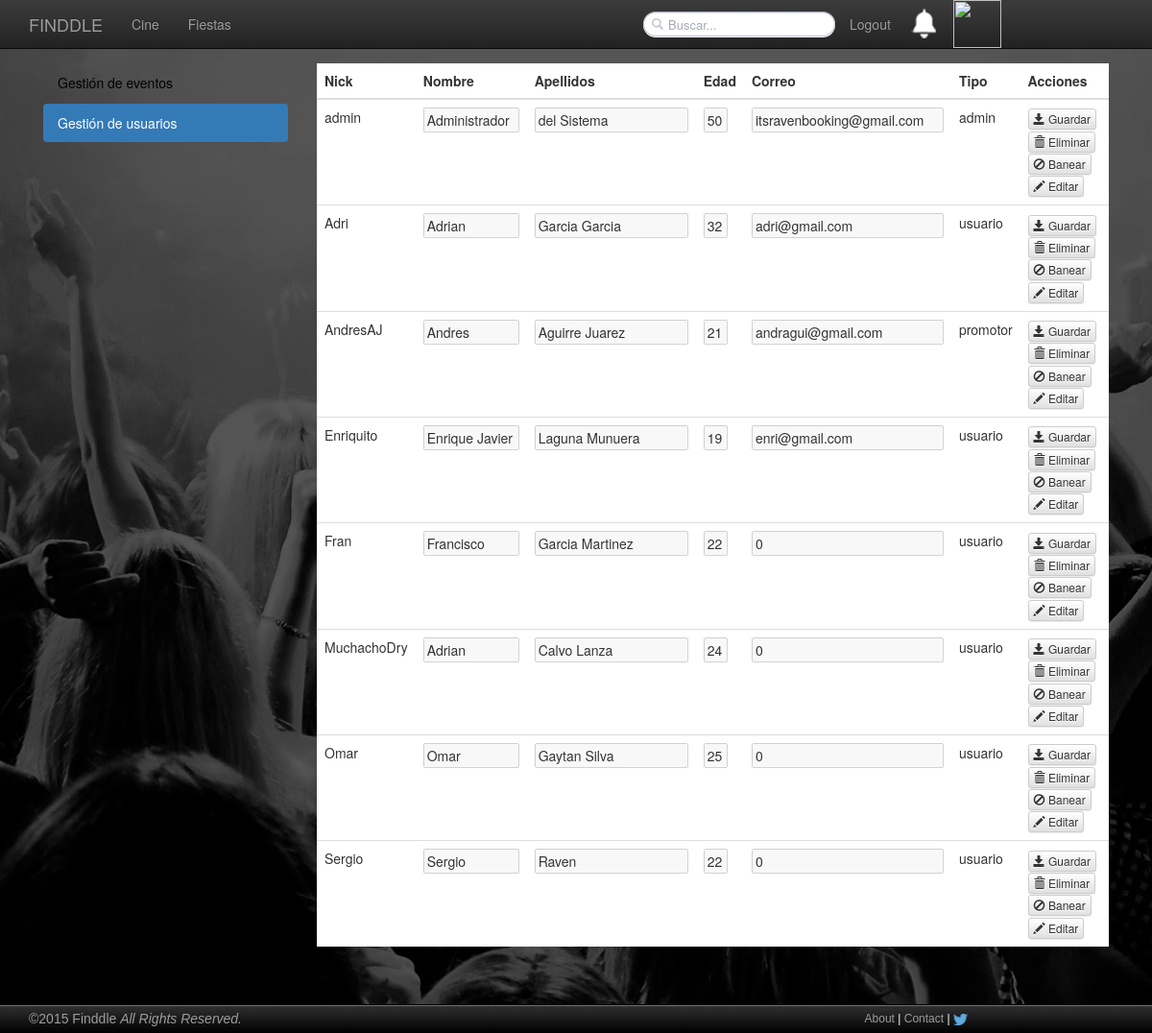
Screenshot of /vistaadministradorusuarios.php (signed in) with the database file from the repository.
### tables this page shows
CREATE TABLE IF NOT EXISTS `usuarios` (
  `Nick` varchar(100) NOT NULL,
  `Contrasena` varchar(60) NOT NULL,
  `Correo` varchar(100) NOT NULL,
  `Nombre` varchar(100) NOT NULL,
  `Apellidos` varchar(100) NOT NULL,
  `Edad` int(11) NOT NULL,
  `Avatar` varchar(40) DEFAULT NULL,
  `Tipo` enum('usuario','admin','promotor','banned') NOT NULL
);

### includes/php/usuariosBD.php (called while the page is built, shortened)
<?php
require_once(__DIR__."/config.php");
function getUsuarios(){
	global $mysqli;
	$usuarios = null;
	$pst = $mysqli->prepare("SELECT * FROM usuarios ;");
	$pst->execute();
	$result = $pst->get_result();
	while($row = $result->fetch_array(MYSQLI_ASSOC)){
		$usuarios[] = $row;
	}
	return $usuarios;
}
?>

### vistaadministradorusuarios.php (the view, shortened to what this page needs)
<?php require_once(__DIR__.'/includes/php/config.php');?>
<?php require_once(__DIR__.'/includes/php/usuariosBD.php');?>
<!DOCTYPE html>
<html>
  <head>
    <link rel="stylesheet" type="text/css" href="<?= ROOT_DIR?>/includes/css/bootstrap.css">
    <link rel="stylesheet" type="text/css" href="<?= ROOT_DIR?>/includes/css/bootstrap-theme.min.css">
    <link rel="stylesheet" type="text/css" href="<?= ROOT_DIR?>/includes/css/mycss.css">
</head>
<body>
  <?php require(__DIR__.'/includes/php/header.php');?>
  <div class="main">
    <div class="container">
      <div class="sidebar-left container-fixed col-xs-4 col-sm-4 col-md-3 ">
        <ul class="nav nav-pills nav-stacked nav-pills-stacked-example">
          <li role="presentation"><a href="<?= ROOT_DIR?>/administrar/eventos">Gestión de eventos</a></li>
          <li role="presentation" class="active"><a href="<?= ROOT_DIR?>/administrar/usuarios">Gestión de usuarios</a></li>
        </ul>
      </div>
      <div class="container-fixed col-xs-8 col-sm-8 col-md-9">
        <div class="table table-responsive table table-hover">
          <table class="table">
           <thead>
                <tr>
                  <th>Nick</th>
                  <th>Nombre</th>
                  <th>Apellidos</th>
                  <th>Edad</th>
                  <th>Correo</th>
                  <th>Tipo</th>
                  <th>Acciones</th>
                </tr>
              </thead>
              <tbody>
              <?php
              $usuarios = getUsuarios();
                foreach ($usuarios as $user) {
                  if($user['Nick'] != "UsuarioAnonimo"){
                  echo '<tr id="r_'.$user['Nick'].'">';
                  echo '<td>'.$user['Nick'].'</td>';
                  echo '<td><input class="nombreInput" text="submit" disabled ="true" name="role" id="nombreUsuario" value="'.$user['Nombre'].'"/></td>';
                  echo '<td><input class="apellidosInput" text="submit" disabled ="true" name="role" id="apellidosUsuario" value="'.$user['Apellidos'].'"/></td>';
                  echo '<td><input class="edadInput" text="submit" disabled ="true" name="role" id="edadUsuario" value="'.$user['Edad'].'"/></td>';
                  echo '<td><input class="datosInput" text="submit" disabled ="true" name="role" id="correoUsuario" value="'.$user['Correo'].'"/></td>';
                  echo '<td>'.$user['Tipo'].'</td>';
                  echo '<td><button type="button" class="btn btn-default btn-xs s" id="send_'.$user['Nick'].'"><span class="glyphicon glyphicon-save" aria-hidden="true"></span> Guardar</button>';
                      echo '<button type="button" class="btn btn-default btn-xs x" id="del_'.$user['Nick'].'"><span class="glyphicon glyphicon-trash" aria-hidden="true"></span> Eliminar</button>';
                      if($user['Tipo']!="banned"){
                      echo '<button type="button" class="btn btn-default btn-xs b" id="del_'.$user['Nick'].'"><span class="glyphicon glyphicon-ban-circle" aria-hidden="true"></span> Banear</button>';
                      }
                      else{
                      echo'<select id ="roles">';
                      echo'<option>usuario</option>';
                      echo'<option>promotor</option>';
                      echo'</select>';
                      echo '<button type="button" class="btn btn-default btn-xs db" id="del_'.$user['Nick'].'"><span class="glyphicon glyphicon-ban-circle" aria-hidden="true"></span> Quitar Ban</button>';
                      }
                      echo '<button type="button" class="btn btn-default btn-xs edt" id="edt_'.$user['Nick'].'"><span class="glyphicon glyphicon-pencil" aria-hidden="true"></span> Editar</button></td>';
                  echo '</tr>';
                  }
                }
              ?>
              </tbody>
          </table>
      </div>
      </div>
    </div>
  </div>
  <?php require(__DIR__.'/includes/php/footer.php');?>
</body>
</html>

### includes/css/mycss.css (style rules this page uses)
.main { padding-right: 15px; padding-left: 15px; margin-right: auto; margin-left: auto; margin-top: 51px; margin-bottom: 50px; padding-top: 15px; }
.edadInput { width: 25px; }
.datosInput { width: 200px; }
.nombreInput { width: 100px; }
.apellidosInput { width: 160px; }

### rows the page displays
usuarios: Nick "admin", role "Administrador", role "del Sistema", role "50", role "itsravenbooking@gmail.com", Tipo "admin"
usuarios: Nick "Adri", role "Adrian", role "Garcia Garcia", role "32", role "adri@gmail.com", Tipo "usuario"
usuarios: Nick "AndresAJ", role "Andres", role "Aguirre Juarez", role "21", role "andragui@gmail.com", Tipo "promotor"
usuarios: Nick "Enriquito", role "Enrique Javier", role "Laguna Munuera", role "19", role "enri@gmail.com", Tipo "usuario"
usuarios: Nick "Fran", role "Francisco", role "Garcia Martinez", role "22", role "0", Tipo "usuario"
usuarios: Nick "MuchachoDry", role "Adrian", role "Calvo Lanza", role "24", role "0", Tipo "usuario"
usuarios: Nick "Omar", role "Omar", role "Gaytan Silva", role "25", role "0", Tipo "usuario"
usuarios: Nick "Sergio", role "Sergio", role "Raven", role "22", role "0", Tipo "usuario"
